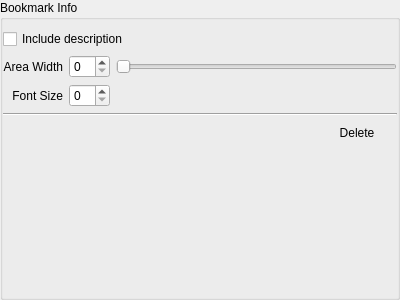
<?xml version="1.0" encoding="UTF-8"?>
<ui version="4.0">
 <class>BookmarkOverlaySettingsWidget</class>
 <widget class="QWidget" name="BookmarkOverlaySettingsWidget">
  <property name="geometry">
   <rect>
    <x>0</x>
    <y>0</y>
    <width>400</width>
    <height>300</height>
   </rect>
  </property>
  <layout class="QVBoxLayout" name="verticalLayout">
   <property name="leftMargin">
    <number>0</number>
   </property>
   <property name="topMargin">
    <number>0</number>
   </property>
   <property name="rightMargin">
    <number>0</number>
   </property>
   <property name="bottomMargin">
    <number>0</number>
   </property>
   <item>
    <widget class="QGroupBox" name="groupBox">
     <property name="title">
      <string>Bookmark Info</string>
     </property>
     <property name="flat">
      <bool>true</bool>
     </property>
     <layout class="QGridLayout" name="gridLayout">
      <property name="leftMargin">
       <number>0</number>
      </property>
      <property name="rightMargin">
       <number>0</number>
      </property>
      <item row="4" column="0" colspan="3">
       <layout class="QHBoxLayout" name="horizontalLayout_3">
        <item>
         <spacer name="horizontalSpacer_4">
          <property name="orientation">
           <enum>Qt::Horizontal</enum>
          </property>
          <property name="sizeHint" stdset="0">
           <size>
            <width>40</width>
            <height>20</height>
           </size>
          </property>
         </spacer>
        </item>
        <item>
         <widget class="QPushButton" name="deleteButton">
          <property name="focusPolicy">
           <enum>Qt::NoFocus</enum>
          </property>
          <property name="text">
           <string>Delete</string>
          </property>
          <property name="flat">
           <bool>true</bool>
          </property>
         </widget>
        </item>
       </layout>
      </item>
      <item row="2" column="1">
       <widget class="QSpinBox" name="fontSizeSpinBox"/>
      </item>
      <item row="1" column="0">
       <widget class="QLabel" name="widthLabel">
        <property name="text">
         <string>Area Width</string>
        </property>
        <property name="alignment">
         <set>Qt::AlignRight|Qt::AlignTrailing|Qt::AlignVCenter</set>
        </property>
        <property name="buddy">
         <cstring>widthSpinBox</cstring>
        </property>
       </widget>
      </item>
      <item row="1" column="1">
       <widget class="QSpinBox" name="widthSpinBox"/>
      </item>
      <item row="2" column="0">
       <widget class="QLabel" name="fontSizeLabel">
        <property name="text">
         <string>Font Size</string>
        </property>
        <property name="alignment">
         <set>Qt::AlignRight|Qt::AlignTrailing|Qt::AlignVCenter</set>
        </property>
        <property name="buddy">
         <cstring>fontSizeSpinBox</cstring>
        </property>
       </widget>
      </item>
      <item row="1" column="2">
       <widget class="QSlider" name="widthSlider">
        <property name="orientation">
         <enum>Qt::Horizontal</enum>
        </property>
       </widget>
      </item>
      <item row="3" column="0" colspan="3">
       <widget class="Line" name="line">
        <property name="orientation">
         <enum>Qt::Horizontal</enum>
        </property>
       </widget>
      </item>
      <item row="5" column="0" colspan="3">
       <spacer name="verticalSpacer">
        <property name="orientation">
         <enum>Qt::Vertical</enum>
        </property>
        <property name="sizeHint" stdset="0">
         <size>
          <width>20</width>
          <height>138</height>
         </size>
        </property>
       </spacer>
      </item>
      <item row="2" column="2">
       <spacer name="horizontalSpacer">
        <property name="orientation">
         <enum>Qt::Horizontal</enum>
        </property>
        <property name="sizeHint" stdset="0">
         <size>
          <width>40</width>
          <height>20</height>
         </size>
        </property>
       </spacer>
      </item>
      <item row="0" column="0" colspan="3">
       <widget class="QCheckBox" name="descriptionCheckBox">
        <property name="text">
         <string>Include description</string>
        </property>
       </widget>
      </item>
     </layout>
    </widget>
   </item>
  </layout>
 </widget>
 <tabstops>
  <tabstop>descriptionCheckBox</tabstop>
  <tabstop>widthSpinBox</tabstop>
  <tabstop>widthSlider</tabstop>
  <tabstop>fontSizeSpinBox</tabstop>
 </tabstops>
 <resources/>
 <connections/>
</ui>
